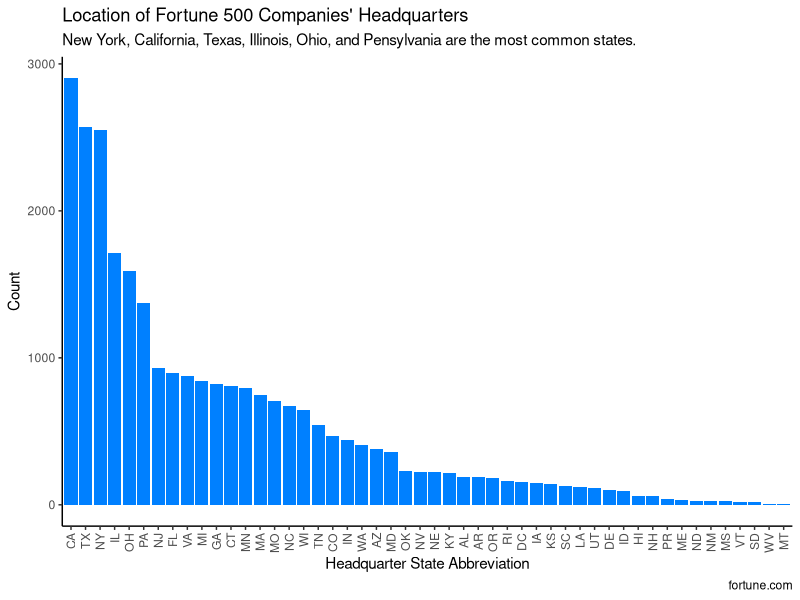
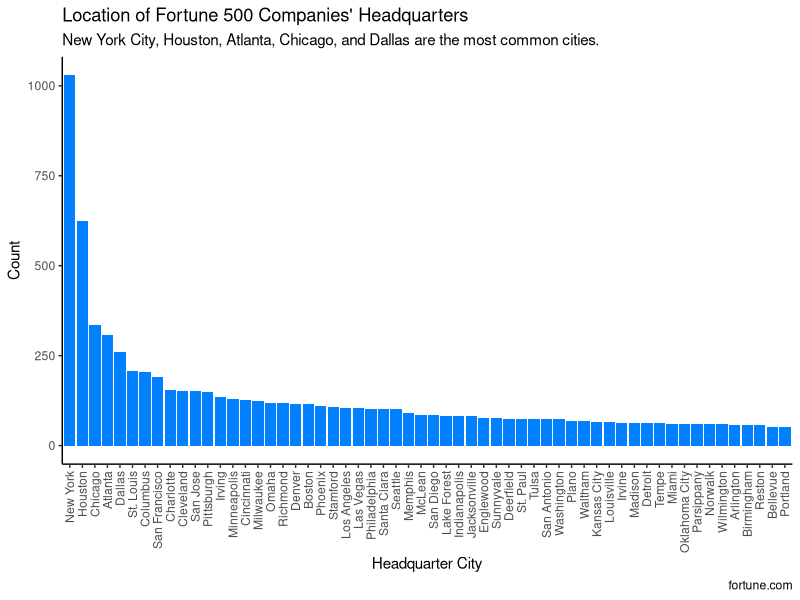

Here is the R script that generated these plots, in order:
## ---- chunk 1
#| message: false
#| warning: false
library(tidyverse)
library(readr)
library(forcats)
## ---- chunk 2
fortune <- read_csv('data/Cleaned Data.csv', show_col_types = FALSE) |>
  select(rank,name,headquarters_state,headquarters_city)
## ---- chunk 3
state_hq <- unique(fortune) |>
  select(headquarters_state) |>
  drop_na() |>
  count(headquarters_state) |>
  mutate(headquarters_state = fct_reorder(headquarters_state, desc(n)))
## ---- chunk 4
city_hq <- unique(fortune) |>
  select(headquarters_city) |>
  drop_na() |>
  count(headquarters_city) |>
  filter(n > 50) |>
  mutate(headquarters_city = fct_reorder(headquarters_city, desc(n)))
## ---- chunk 5
state_hq |>
  ggplot(aes(x = headquarters_state, y = n)) +
  geom_bar(stat = 'identity', fill = '#0080ff') +
  scale_x_discrete(guide = guide_axis(angle = 90)) +
  labs(title = "Location of Fortune 500 Companies' Headquarters",
       subtitle = "New York, California, Texas, Illinois, Ohio, and Pensylvania are the most common states.",
       x = 'Headquarter State Abbreviation',
       y = 'Count',
       caption = 'fortune.com') +
  theme_classic()
## ---- chunk 6
city_hq |>
  ggplot(aes(x = headquarters_city, y = n)) +
  geom_bar(stat = 'identity', fill = '#0080ff') +
  scale_x_discrete(guide = guide_axis(angle = 90)) +
  labs(title = "Location of Fortune 500 Companies' Headquarters",
       subtitle = "New York City, Houston, Atlanta, Chicago, and Dallas are the most common cities.",
       x = 'Headquarter City',
       y = 'Count',
       caption = 'fortune.com') +
  theme_classic()
